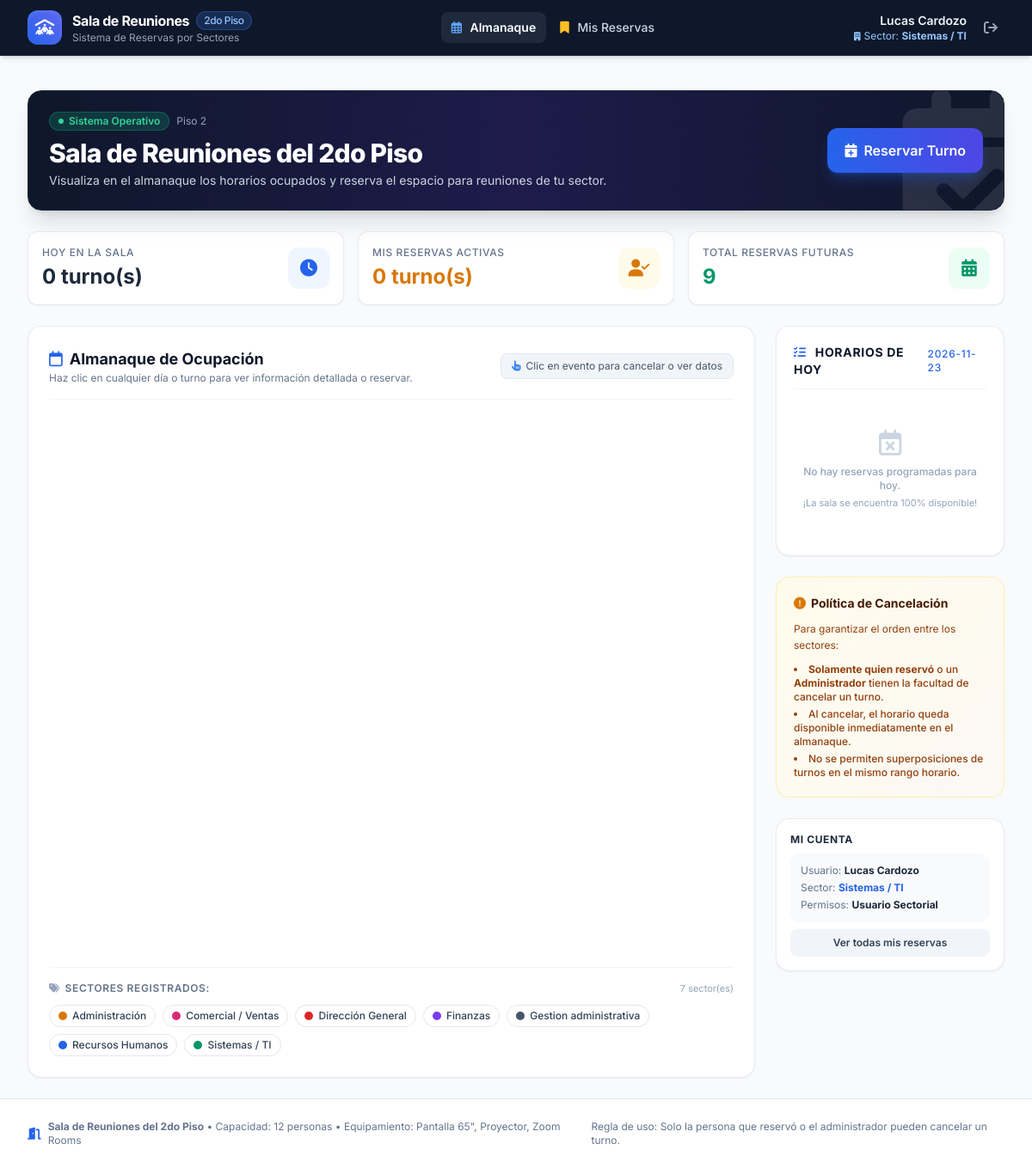
/ (signed in), run on the app's committed database.
### tables this page shows
CREATE TABLE users (
            id INTEGER PRIMARY KEY AUTOINCREMENT,
            username TEXT UNIQUE NOT NULL,
            password_hash TEXT NOT NULL,
            full_name TEXT NOT NULL,
            sector TEXT NOT NULL,
            role TEXT NOT NULL DEFAULT 'user',
            created_at TIMESTAMP DEFAULT CURRENT_TIMESTAMP
        );

### app.py (the view)
@app.route("/")
@login_required
def index():
    conn = get_db_connection()
    today_str = date.today().strftime("%Y-%m-%d")
    todays_reservations = conn.execute('''
        SELECT r.*, u.full_name, u.sector, u.username
        FROM reservations r
        JOIN users u ON r.user_id = u.id
        WHERE r.date = ? AND r.status = 'active'
        ORDER BY r.start_time ASC
    ''', (today_str,)).fetchall()
    total_active = conn.execute("SELECT COUNT(*) FROM reservations WHERE status = 'active'").fetchone()[0]
    my_active = conn.execute(
        "SELECT COUNT(*) FROM reservations WHERE user_id = ? AND status = 'active' AND date >= ?",
        (session["user_id"], today_str)
    ).fetchone()[0]
    conn.close()
    return render_template(
        "index.html",
        todays_reservations=todays_reservations,
        total_active=total_active,
        my_active=my_active,
        today_str=today_str
    )

### app.py (called while the page is built)
def login_required(f):
    @wraps(f)
    def decorated_function(*args, **kwargs):
        if "user_id" not in session:
            flash("Por favor inicia sesión para acceder.", "warning")
            return redirect(url_for("login"))
        return f(*args, **kwargs)
    return decorated_function

@app.context_processor
def inject_global_data():
    current_user = None
    if "user_id" in session:
        conn = get_db_connection()
        current_user = conn.execute("SELECT * FROM users WHERE id = ?", (session["user_id"],)).fetchone()
        conn.close()
    return {
        "current_user": current_user,
        "SECTORS": get_active_sectors(),
        "now": datetime.now()
    }

### database.py (called while the page is built)
def get_sector_color(sector_name):
    if not sector_name:
        return "#64748b"
    clean_name = sector_name.strip().lower()
    if clean_name in KNOWN_COLORS:
        return KNOWN_COLORS[clean_name]
    hash_val = sum((i + 1) * ord(c) for i, c in enumerate(clean_name))
    return SECTOR_PALETTE[hash_val % len(SECTOR_PALETTE)]

def get_active_sectors():
    try:
        conn = get_db_connection()
        rows = conn.execute("SELECT DISTINCT sector FROM users WHERE sector IS NOT NULL AND TRIM(sector) != '' ORDER BY sector ASC").fetchall()
        conn.close()
        return [{"name": r["sector"], "color": get_sector_color(r["sector"])} for r in rows]
    except Exception:
        return []

def get_db_connection():
    conn = sqlite3.connect(DB_NAME)
    conn.row_factory = sqlite3.Row
    conn.execute("PRAGMA foreign_keys = ON")
    return conn

### templates/index.html (shortened to what this page needs)
{% extends "base.html" %}
{% block content %}
<div class="space-y-6">
  <div class="bg-gradient-to-r from-slate-900 via-indigo-950 to-slate-900 rounded-2xl p-6 text-white shadow-xl border border-slate-800 relative overflow-hidden">
    <div class="absolute -right-10 -bottom-10 opacity-10 text-white pointer-events-none">
      <i class="fa-solid fa-calendar-check text-[180px]"></i>
    </div>
    <div class="relative z-10 flex flex-col md:flex-row md:items-center justify-between gap-6">
      <div>
        <div class="flex items-center gap-2 mb-2">
          <span class="inline-flex items-center px-2.5 py-0.5 rounded-full text-xs font-semibold bg-emerald-500/20 text-emerald-400 border border-emerald-500/30">
            <span class="w-1.5 h-1.5 rounded-full bg-emerald-400 mr-1.5 animate-pulse"></span> Sistema Operativo
          </span>
          <span class="text-xs text-slate-400">Piso 2</span>
        </div>
        <h1 class="text-2xl sm:text-3xl font-extrabold text-white tracking-tight">
          Sala de Reuniones del 2do Piso
        </h1>
        <p class="text-slate-300 text-sm mt-1 max-w-2xl">
          Visualiza en el almanaque los horarios ocupados y reserva el espacio para reuniones de tu sector.
        </p>
      </div>
      <div class="flex flex-col sm:flex-row items-stretch sm:items-center gap-3">
        <button onclick="openBookingModal()"
                class="inline-flex items-center justify-center gap-2 bg-gradient-to-r from-brand-600 to-indigo-600 hover:from-brand-500 hover:to-indigo-500 text-white font-semibold px-5 py-3.5 rounded-xl shadow-lg shadow-brand-600/30 transition-all hover:scale-[1.02] active:scale-[0.98]">
          <i class="fa-solid fa-calendar-plus text-base"></i>
          <span>Reservar Turno</span>
        </button>
      </div>
    </div>
  </div>
  <div class="grid grid-cols-1 sm:grid-cols-3 gap-4">
    <div class="bg-white rounded-xl p-4 border border-slate-200/80 shadow-sm flex items-center justify-between">
      <div>
        <p class="text-xs font-medium text-slate-500 uppercase tracking-wider">Hoy en la sala</p>
        <p class="text-2xl font-bold text-slate-800 mt-1">{{ todays_reservations|length }} turno(s)</p>
      </div>
      <div class="w-12 h-12 rounded-xl bg-brand-50 text-brand-600 flex items-center justify-center text-xl">
        <i class="fa-solid fa-clock"></i>
      </div>
    </div>
    <div class="bg-white rounded-xl p-4 border border-slate-200/80 shadow-sm flex items-center justify-between">
      <div>
        <p class="text-xs font-medium text-slate-500 uppercase tracking-wider">Mis reservas activas</p>
        <p class="text-2xl font-bold text-amber-600 mt-1">{{ my_active }} turno(s)</p>
      </div>
      <div class="w-12 h-12 rounded-xl bg-amber-50 text-amber-600 flex items-center justify-center text-xl">
        <i class="fa-solid fa-user-check"></i>
      </div>
    </div>
    <div class="bg-white rounded-xl p-4 border border-slate-200/80 shadow-sm flex items-center justify-between">
      <div>
        <p class="text-xs font-medium text-slate-500 uppercase tracking-wider">Total Reservas Futuras</p>
        <p class="text-2xl font-bold text-emerald-600 mt-1">{{ total_active }}</p>
      </div>
      <div class="w-12 h-12 rounded-xl bg-emerald-50 text-emerald-600 flex items-center justify-center text-xl">
        <i class="fa-solid fa-calendar-days"></i>
      </div>
    </div>
  </div>
  <div class="grid grid-cols-1 lg:grid-cols-4 gap-6">
    <div class="lg:col-span-3 space-y-4">
      <div class="bg-white rounded-2xl border border-slate-200/80 shadow-sm p-4 sm:p-6">
        <div class="flex flex-col sm:flex-row sm:items-center justify-between gap-4 pb-4 border-b border-slate-100 mb-4">
          <div>
            <h2 class="text-lg font-bold text-slate-900 flex items-center gap-2">
              <i class="fa-regular fa-calendar text-brand-600"></i> Almanaque de Ocupación
            </h2>
            <p class="text-xs text-slate-500">
              Haz clic en cualquier día o turno para ver información detallada o reservar.
            </p>
          </div>
          <div class="flex items-center gap-2">
            <span class="text-xs bg-slate-100 text-slate-600 px-3 py-1.5 rounded-lg border border-slate-200 flex items-center gap-1.5">
              <i class="fa-solid fa-hand-pointer text-brand-500 text-xs"></i> Clic en evento para cancelar o ver datos
            </span>
          </div>
        </div>
        <div id="calendar" class="min-h-[620px]"></div>
        {% if SECTORS and SECTORS|length > 0 %}
        <div class="mt-6 pt-4 border-t border-slate-100">
          <div class="flex items-center justify-between mb-2.5">
            <p class="text-xs font-semibold text-slate-500 uppercase tracking-wider flex items-center gap-1.5">
              <i class="fa-solid fa-tags text-slate-400"></i> Sectores Registrados:
            </p>
            <span class="text-[11px] text-slate-400">{{ SECTORS|length }} sector(es)</span>
          </div>
          <div class="flex flex-wrap gap-2">
            {% for sector in SECTORS %}
            <span class="inline-flex items-center text-xs font-medium px-2.5 py-1 rounded-full bg-white border border-slate-200 text-slate-700 shadow-xs">
              <span class="w-2.5 h-2.5 rounded-full mr-1.5" style="background-color: {{ sector.color }};"></span>
              {{ sector.name }}
            </span>
            {% endfor %}
          </div>
        </div>
        {% endif %}
      </div>
    </div>
    <div class="space-y-6">
      <div class="bg-white rounded-2xl border border-slate-200/80 shadow-sm p-5">
        <h3 class="text-sm font-bold text-slate-900 uppercase tracking-wider flex items-center justify-between pb-3 border-b border-slate-100 mb-3">
          <span><i class="fa-solid fa-list-check text-brand-600 mr-1.5"></i> Horarios de Hoy</span>
          <span class="text-xs text-brand-600 font-medium">{{ today_str }}</span>
        </h3>
        {% if todays_reservations %}
          <div class="space-y-3">
            {% for item in todays_reservations %}
              <div class="p-3 rounded-xl border border-slate-100 bg-slate-50/60 hover:bg-slate-100/80 transition-colors">
                <div class="flex items-center justify-between text-xs mb-1">
                  <span class="font-bold text-slate-800">
                    <i class="fa-regular fa-clock text-slate-400 mr-1"></i> {{ item.start_time }} - {{ item.end_time }}
                  </span>
                  <span class="px-2 py-0.5 rounded text-[11px] font-semibold bg-white border border-slate-200 text-slate-700">
                    {{ item.duration_minutes }} min
                  </span>
                </div>
                <div class="text-xs font-bold text-slate-900 truncate">
                  {{ item.title }}
                </div>
                <div class="text-[11px] text-slate-500 mt-1 flex items-center justify-between">
                  <span><i class="fa-solid fa-building text-[10px] text-slate-400 mr-1"></i>{{ item.sector }}</span>
                  <span class="text-slate-600 font-medium">{{ item.full_name }}</span>
                </div>
              </div>
            {% endfor %}
          </div>
        {% else %}
          <div class="text-center py-8 text-slate-400">
            <i class="fa-regular fa-calendar-xmark text-3xl mb-2 text-slate-300"></i>
            <p class="text-xs font-medium">No hay reservas programadas para hoy.</p>
            <p class="text-[11px] text-slate-400 mt-1">¡La sala se encuentra 100% disponible!</p>
          </div>
        {% endif %}
      </div>
      <div class="bg-gradient-to-br from-amber-50 to-orange-50/50 rounded-2xl border border-amber-200/60 p-5 text-amber-900 text-xs space-y-2.5">
        <h4 class="font-bold text-amber-950 flex items-center gap-1.5 text-sm">
          <i class="fa-solid fa-circle-exclamation text-amber-600"></i> Política de Cancelación
        </h4>
        <p class="text-amber-800 leading-relaxed">
          Para garantizar el orden entre los sectores:
        </p>
        <ul class="list-disc list-inside space-y-1 text-amber-800 font-medium">
          <li><strong>Solamente quien reservó</strong> o un <strong>Administrador</strong> tienen la facultad de cancelar un turno.</li>
          <li>Al cancelar, el horario queda disponible inmediatamente en el almanaque.</li>
          <li>No se permiten superposiciones de turnos en el mismo rango horario.</li>
        </ul>
      </div>
      <div class="bg-white rounded-2xl border border-slate-200/80 shadow-sm p-4 text-xs space-y-2">
        <h4 class="font-bold text-slate-800 text-xs uppercase tracking-wider">Mi Cuenta</h4>
        <div class="p-3 bg-slate-50 rounded-xl space-y-1">
          <p><span class="text-slate-500">Usuario:</span> <strong>{{ current_user.full_name }}</strong></p>
          <p><span class="text-slate-500">Sector:</span> <strong class="text-brand-600">{{ current_user.sector }}</strong></p>
          <p><span class="text-slate-500">Permisos:</span> <strong>{{ 'Administrador General' if current_user.role == 'admin' else 'Usuario Sectorial' }}</strong></p>
        </div>
        <a href="{{ url_for('my_bookings') }}" class="block text-center w-full py-2 bg-slate-100 hover:bg-slate-200 text-slate-700 font-semibold rounded-lg transition-colors">
          Ver todas mis reservas
        </a>
      </div>
    </div>
  </div>
</div>
{% endblock %}

### templates/base.html (shortened to what this page needs)
<!DOCTYPE html>
<html lang="es" class="h-full bg-slate-50">
<head>
  <script src="https://cdn.tailwindcss.com"></script>
  <link rel="stylesheet" href="https://cdnjs.cloudflare.com/ajax/libs/font-awesome/6.5.1/css/all.min.css">
  <link rel="stylesheet" href="{{ url_for('static', filename='css/style.css') }}">
</head>
<body class="h-full flex flex-col antialiased text-slate-800">
  <header class="bg-slate-900 border-b border-slate-800 text-white shadow-md sticky top-0 z-40">
    <div class="max-w-7xl mx-auto px-4 sm:px-6 lg:px-8">
      <div class="flex items-center justify-between h-16">
        <div class="flex items-center space-x-3">
          <a href="{{ url_for('index') }}" class="flex items-center space-x-3 group">
            <div class="w-10 h-10 rounded-xl bg-gradient-to-tr from-brand-600 to-indigo-500 flex items-center justify-center text-white shadow-inner shadow-brand-400/30 group-hover:scale-105 transition-transform">
              <i class="fa-solid fa-people-roof text-lg"></i>
            </div>
            <div>
              <div class="font-bold text-base tracking-tight text-white flex items-center gap-2">
                Sala de Reuniones
                <span class="text-xs bg-brand-500/20 text-brand-300 border border-brand-500/30 px-2 py-0.5 rounded-full font-medium">2do Piso</span>
              </div>
              <div class="text-xs text-slate-400">Sistema de Reservas por Sectores</div>
            </div>
          </a>
        </div>
        {% if current_user %}
        <nav class="hidden md:flex items-center space-x-1">
          <a href="{{ url_for('index') }}"
             class="px-3 py-2 rounded-lg text-sm font-medium transition-colors {% if request.endpoint == 'index' %}bg-slate-800 text-white font-semibold{% else %}text-slate-300 hover:text-white hover:bg-slate-800/60{% endif %}">
            <i class="fa-regular fa-calendar-days mr-1.5 text-brand-400"></i> Almanaque
          </a>
          <a href="{{ url_for('my_bookings') }}"
             class="px-3 py-2 rounded-lg text-sm font-medium transition-colors {% if request.endpoint == 'my_bookings' %}bg-slate-800 text-white font-semibold{% else %}text-slate-300 hover:text-white hover:bg-slate-800/60{% endif %}">
            <i class="fa-solid fa-bookmark mr-1.5 text-amber-400"></i> Mis Reservas
          </a>
        </nav>
        <div class="flex items-center space-x-3">
          <div class="hidden sm:flex flex-col items-end">
            <div class="text-sm font-semibold text-slate-100 flex items-center gap-1.5">
              {{ current_user.full_name }}
            </div>
            <div class="text-xs text-brand-300 flex items-center gap-1">
              <i class="fa-solid fa-building text-[10px]"></i>
              <span>Sector: <strong>{{ current_user.sector }}</strong></span>
            </div>
          </div>
          <a href="{{ url_for('logout') }}" title="Cerrar sesión"
             class="p-2 text-slate-400 hover:text-rose-400 hover:bg-slate-800 rounded-lg transition-colors">
            <i class="fa-solid fa-arrow-right-from-bracket text-base"></i>
          </a>
        </div>
        {% endif %}
      </div>
    </div>
  </header>
  <main class="flex-grow max-w-7xl mx-auto px-4 sm:px-6 lg:px-8 py-6 w-full">
    {% block content %}{% endblock %}
  </main>
  <footer class="bg-white border-t border-slate-200 py-6 text-slate-500 text-xs mt-auto">
    <div class="max-w-7xl mx-auto px-4 sm:px-6 lg:px-8 flex flex-col sm:flex-row items-center justify-between gap-4">
      <div class="flex items-center gap-2">
        <i class="fa-solid fa-door-open text-brand-600 text-sm"></i>
        <span><strong>Sala de Reuniones del 2do Piso</strong> &bull; Capacidad: 12 personas &bull; Equipamiento: Pantalla 65", Proyector, Zoom Rooms</span>
      </div>
      <div>
        <span>Regla de uso: Solo la persona que reservó o el administrador pueden cancelar un turno.</span>
      </div>
    </div>
  </footer>
</body>
</html>

### static/css/style.css (style rules this page uses)
:root { --primary-color: #1e3a8a; --secondary-color: #3b82f6; }
body { font-family: 'Inter', system-ui, -apple-system, BlinkMacSystemFont, 'Segoe UI', Roboto, Oxygen, Ubuntu, Cantarell, sans-serif; background-color: #f8fafc; color: #1e293b; }

### data on the page
users: full_name "Lucas Cardozo", sector "Sistemas / TI", name "Sistemas / TI", role "Usuario Sectorial"
users: name "Administración"
users: name "Comercial / Ventas"
users: name "Dirección General"
users: name "Finanzas"
users: name "Gestion administrativa"
users: name "Recursos Humanos"

### other printed values
{{ todays_reservations|length }} "0"
{{ my_active }} "0"
{{ total_active }} "9"
{{ SECTORS|length }} "7"
